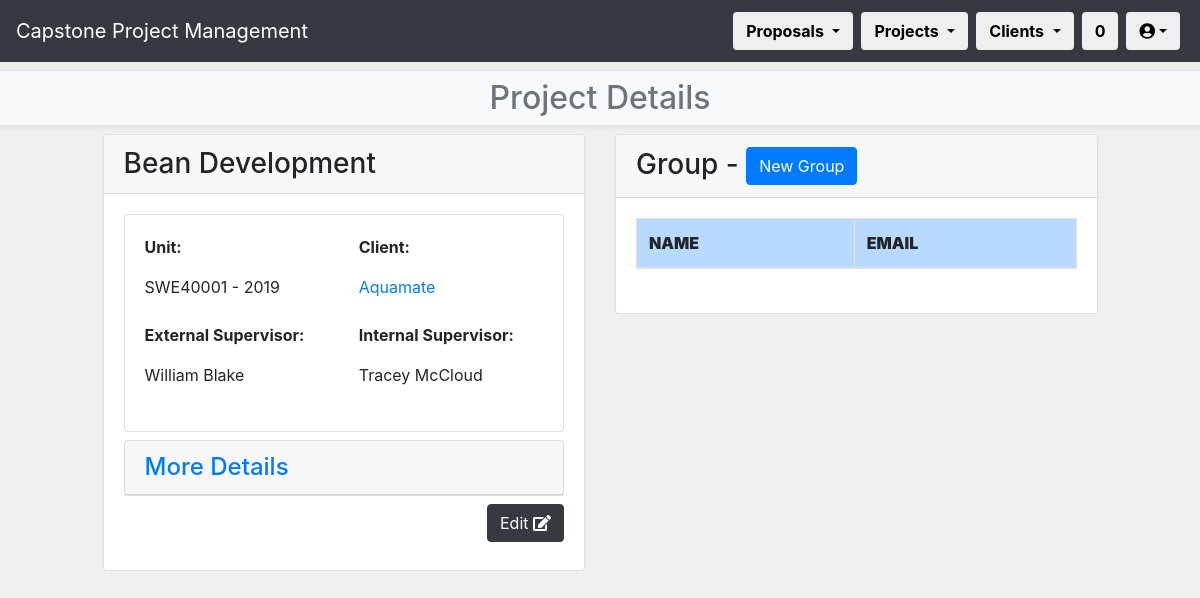
Screenshot of /CPPMS/project/project_list/project_detail/1 (signed in) with the database file from the repository.
### CPPMS/models.py (models this page shows, shortened)
class Project(models.Model):
    title = models.CharField(max_length=128, default="", unique=True)
    created_at = models.DateTimeField(auto_now_add=True)
    updated_at = models.DateTimeField(auto_now=True)
    category = models.CharField(max_length=128, default="")
    year = models.IntegerField(default="0000")
    completed = models.BooleanField(default=0)
    pass
    unit = models.ForeignKey(
        Unit,
        models.SET_NULL,
        blank=True,
        null=True
    )
    proposal = models.ForeignKey(
        Proposal,
        on_delete=models.CASCADE,
        blank=True,
        null=True
    )
    internal_supervisor = models.ForeignKey(
        Internal_Supervisor,
        models.SET_NULL,
        blank=True,
        null=True
    )
    group = models.ForeignKey(
        Group,
        models.SET_NULL,
        blank=True,
        null=True
    )

class Unit(models.Model):
    title = models.CharField(max_length=128, default="", unique=True)
    created_at = models.DateTimeField(auto_now_add=True)
    updated_at = models.DateTimeField(auto_now=True)
    unit_code = models.CharField(max_length=8, default="AAA0001")
    BB_unit_code = models.CharField(max_length=8, default="AAA0001")
    ulos = models.TextField(default="")
    convenor = models.CharField(max_length=128, default="N/A")
    pass
    def __str__(self):
        return self.unit_code

class Proposal(models.Model):
    title = models.CharField(max_length=128, default="")
    created_at = models.DateTimeField(auto_now_add=True)
    updated_at = models.DateTimeField(auto_now=True)
    desc = models.TextField(default="")
    status = models.CharField(max_length=255, default="")
    spec = models.TextField(default="")
    skills = models.TextField(default="")
    env = models.TextField(default="")
    res = models.TextField(default="")
    client = models.ForeignKey(
        Client,
        on_delete=models.CASCADE,
        blank=True,
        null=True
    )
    external_supervisor = models.ForeignKey(
        External_Supervisor,
        models.SET_NULL,
        blank=True,
        null=True
    )
    proposal_incoming = models.ForeignKey(
        Incoming_Proposal,
        models.SET_NULL,
        blank=True,
        null=True
    )
    pass

class Client(models.Model):
    name = models.CharField(max_length=128, default="", unique=True)
    created_at = models.DateTimeField(auto_now_add=True)
    updated_at = models.DateTimeField(auto_now=True)
    address = models.CharField(max_length=255, default="")
    website = models.CharField(max_length=255, default="")
    desc = models.TextField(default="")
    pass

class External_Supervisor(models.Model):
    name = models.CharField(max_length=128, default="")
    created_at = models.DateTimeField(auto_now_add=True)
    updated_at = models.DateTimeField(auto_now=True)
    email = models.CharField(max_length=255, default="", unique=True)
    phone = models.CharField(max_length=10, default="00000000")
    title = models.CharField(max_length=255, default="N/A")
    department = models.ForeignKey(
        Department,
        models.SET_NULL,
        blank=True,
        null=True
    )
    pass
    def __str__(self):
        return self.name

class Internal_Supervisor(models.Model):
    name = models.CharField(max_length=128, default="")
    created_at = models.DateTimeField(auto_now_add=True)
    updated_at = models.DateTimeField(auto_now=True)
    email = models.CharField(max_length=255, default="")
    phone = models.CharField(max_length=10, default="00000000", unique=True)
    title = models.CharField(max_length=255, default="N/A")
    department = models.ForeignKey(
        Department,
        models.SET_NULL,
        blank=True,
        null=True
    )
    pass
    def __str__(self):
        return self.name

### CPPMS/views.py (the view, shortened to what this page needs)
@login_required(login_url="/CPPMS/login/")
def project_detail(request, pk=None):
    username = request.user.first_name + " " + request.user.last_name
    project_detail = get_object_or_404(Project, pk=pk)
    count()
    return render(
        request,
        "project_detail.html",
        {
            "count": count,
            "project_detail": project_detail,
            "username": username
        },
    )

### CPPMS/views.py (called while the page is built)
def count():
    count = []
    count_web = Incoming_Proposal.proposals.all().count()
    count_word = Upload_Proposal.objects.all().count()
    count_all = count_web + count_word
    count = [count_web, count_word, count_all]
    return count

### CPPMS/templates/project_detail.html (shortened to what this page needs)
{% extends "project.html" %}
{% block sub-page_content %}
{% if not messages %}
<h2>Project Details</h2>
{% else %}
<h2>Project Details</h2>
{% for message in messages %}<li>{{ message }}</li>{% endfor %}
{% endif %}
{% endblock %}
{% block page_detail_content %}
<div class="row">
    <div class="col-1"></div>
    <div class="col-md-5">
        <div class="card">
            <h3 class="card-header">{{ project_detail.title }}</h3>
            <div class="card-body">
                <div class="row mb-2">
                    <div class="col">
                        <div class="card">
                            <div class="card-body">
                                <div class="row mb-2">
                                    <div class="col">
                                        <p><strong>Unit:</strong></p>
                                        <p>{{ project_detail.unit }} - {{ project_detail.year }}</p>
                                    </div>
                                    <div class="col">
                                        <p><strong>Client:</strong></p>
                                        <p><a href="client_detail/{{ project_detail.proposal.client.pk }}">{{ project_detail.proposal.client.name }}</a></p>
                                    </div>
                                </div>
                                <div class="row mb-2">
                                    <div class="col">
                                        <p><strong>External Supervisor:</strong></p>
                                        <p>{{ project_detail.proposal.external_supervisor }}</p>
                                    </div>
                                    <div class="col">
                                        <p><strong>Internal Supervisor:</strong></p>
                                        <p>{{ project_detail.internal_supervisor }}</p>
                                    </div>
                                </div>
                            </div>
                        </div>
                    </div>
                </div>
                <div class="row mb-2">
                    <div class="col">
                        <div class="card">
                            <h4 class="card-header"><a data-toggle="collapse" href="#collapse1">More Details</a></h4>
                        </div>
                    </div>
                </div>
                <div class="row mb-2">
                    <div class="col text-right">
                        <button class="btn btn-dark" href="project_edit/{{ project_detail.pk }}" data-toggle="tooltip" title="Edit '{{ project_detail.title }}'">Edit <i class="fa fa-edit"></i></button>
                    </div>
                </div>
            </div>
        </div>
    </div>
    <div class="col-md-5">
        <div class="card">
            <h3 class="card-header">Group - {{ project_detail.group.title }}
                <button
                    type="button"
                    class="btn btn-primary"
                    data-toggle="modal"
                    data-target="#groupModal"
                >New Group</button>
            </h3>
            <div class="card-body">
                <div class="row mb-2">
                    <div class="col">
                        <div class="table-responsive">
                            <table class="table table-bordered table-hover ">
                                <thead>
                                    <tr class="table-primary">
                                        <th scope="col"><strong>NAME</strong></th>
                                        <th scope="col"><strong>EMAIL</strong></th>
                                    </tr>
                                </thead>
                            </table>
                        </div>
                    </div>
                </div>
            </div>
        </div>
    </div>
    <div class="col-1"></div>
</div>
{% endblock %}

### rows the page displays
Project: title "Bean Development", unit "SWE40001", year "2019", proposal.client.name "Aquamate", proposal.external_supervisor "William Blake", internal_supervisor "Tracey McCloud"

### other values shown
{{ count.2 }} "0"
